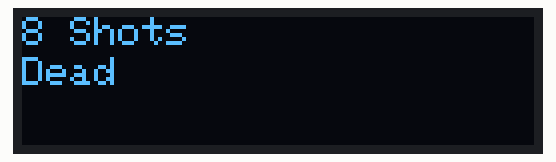
Bench run of a sketch on a simulated ESP32. Shown: 128×32 one-colour display.

Above: at 0.1 s.

The sketch:

oled.ino
```cpp
#include <SPI.h>
#include <Wire.h>
#include <Adafruit_GFX.h>
#include <Adafruit_SSD1306.h>
#define SCREEN_WIDTH 128 // OLED display width, in pixels
#define SCREEN_HEIGHT 32 // OLED display height, in pixels
#define OLED_RESET    -1
Adafruit_SSD1306 display(SCREEN_WIDTH, SCREEN_HEIGHT, &Wire, OLED_RESET);

void display_setup(void) {
  display.begin(SSD1306_SWITCHCAPVCC, 0x3C);
  display.clearDisplay();
  display.setTextSize(1);
  display.setTextColor(WHITE);
  display.setCursor(0,0);
  display.println("8 Shots");
  display.setCursor(0, 10);
  display.println("Dead");
  display.display();
  display.clearDisplay();

}

void setup()
{
  display_setup();
}
void loop() {}
```
